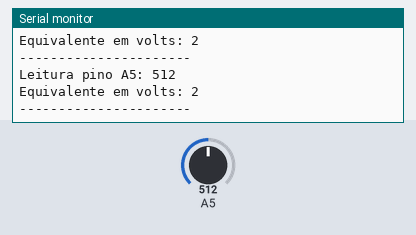
Simulated run of this sketch. Board: Arduino Uno, built with avr-gcc and run on an emulated ATmega328P. On the bench: the last lines printed to the serial monitor. The inputs (shaded band) are chosen by the test bench; at power-on: A5 = 512.

Above: at 1.3 s.
1.4 s: A5 set to 716
At 1.85 s:
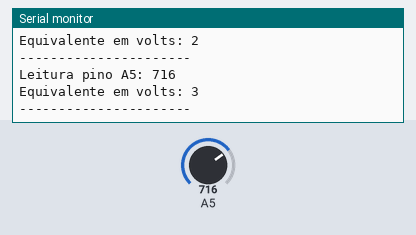
2.9 s: A5 set to 900
At 3.37 s:
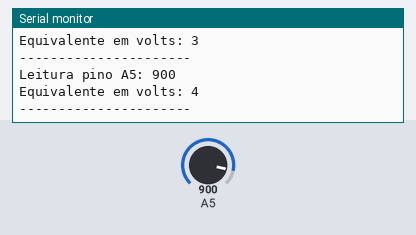
Timing chart, 0 to 5.9 s (numbered marks = the images above; inputs shaded):
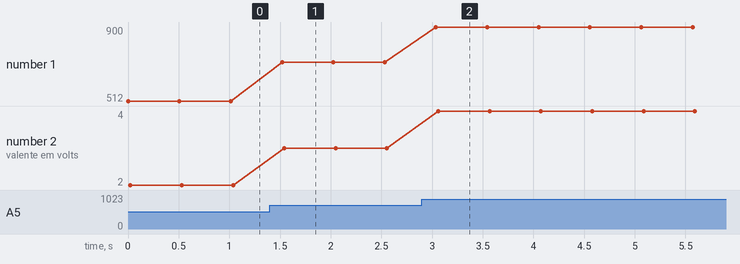

Measured:
- after the input at 1.4 s, the serial monitor: prints a new line after 0.12 s (image 1)
- after the input at 2.9 s, the serial monitor: prints a new line after 0.14 s (image 2)
- plotted number 1: 512 → 716 after the input at 1.4 s, 716 → 900 after the input at 2.9 s
- plotted number 2: 2 → 3 after the input at 1.4 s, 3 → 4 after the input at 2.9 s

The sketch:

Piano-Teste_de_Tensao.ino
```cpp
// Script para testar quantos volts estão chegando nos pinos

int leituraA5 = 0;

void setup() {
  pinMode(A5, INPUT);
  Serial.begin(9600);
}

void loop() {
  leituraA5 = analogRead(A5);
  Serial.print("Leitura pino A5: ");
  Serial.println(leituraA5);
  Serial.print("Equivalente em volts: ");
  Serial.println(map(leituraA5, 0, 1023, 0, 5));
  Serial.println("----------------------");
  delay(500);
}
```
